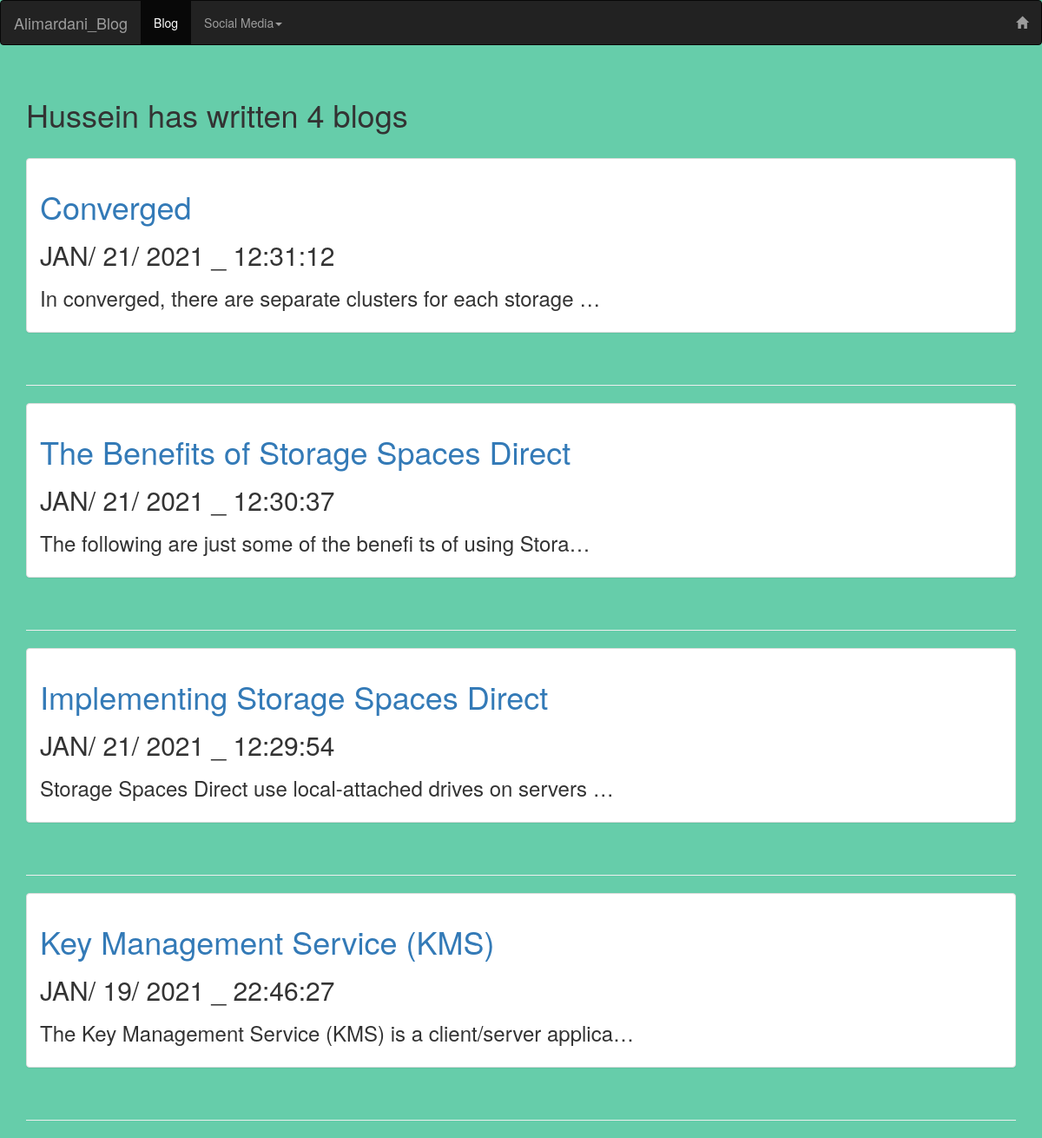
Screenshot of /blog/ with the database file from the repository.
### blog/models.py (models this page shows, shortened)
class Blog(models.Model):
    title = models.CharField(max_length=100)
    date_time = models.DateTimeField()
    text = models.TextField()

### blog/views.py (the view)
# urls.py: path('', views.all_blogs, name='all'),
def all_blogs(request):
    blogs_all = Blog.objects.order_by('-date_time')
    return render(request, 'blog/home.html', {'blogs': blogs_all})

### blog/templates/blog/home.html (shortened to what this page needs)
{% load static %}
<!DOCTYPE html>
<html lang="en">
<head>
    <link rel="stylesheet" href="https://maxcdn.bootstrapcdn.com/bootstrap/3.4.1/css/bootstrap.min.css">
</head>
<body>
    <nav class="navbar navbar-inverse">
        <div class="container-fluid">
            <div class="navbar-header">
                <a class="navbar-brand" href="#">Alimardani_Blog</a>
            </div>
            <ul class="nav navbar-nav">
                <li class="active"><a href="#">Blog</a></li>
                <li class="dropdown"><a class="dropdown-toggle" data-toggle="dropdown" href="#">Social Media<span
                            class="caret"></span></a>
                </li>
            </ul>
            <ul class="nav navbar-nav navbar-right">
                <li><a href="{% url 'home' %}"><span class="glyphicon glyphicon-home"></span></a></li>
            </ul>
        </div>
    </nav>
    <br>
    <div class="container">
        <h1>Hussein has written {{ blogs.count }} blog{{ blogs.count|pluralize }}</h1>
        <br>
        {% for blog in blogs %}
        <div class="panel panel-default">
            <div class="panel-body">
                <a href="{% url 'blog:detail' blog.id %}">
                    <h1>{{ blog.title }}</h1>
                </a>
                <h2>{{ blog.date_time|date:'M/ d/ Y _ H:i:s'|upper }}</h2>
                <h3>{{ blog.text|striptags|truncatechars:60 }}</h3>
            </div>
        </div>
        <br>
        <hr>
        {% endfor %}
    </div>
</body>
</html>

### blog/templates/blog/home.html (style rules this page uses)
body { background: mediumaquamarine; }

### rows the page displays
Blog: title "Converged", date_time "JAN/ 21/ 2021 _ 12:31:12", text "In converged, there are separate clusters for each storage …"
Blog: title "The Benefits of Storage Spaces Direct", date_time "JAN/ 21/ 2021 _ 12:30:37", text "The following are just some of the benefi ts of using Stora…"
Blog: title "Implementing Storage Spaces Direct", date_time "JAN/ 21/ 2021 _ 12:29:54", text "Storage Spaces Direct use local-attached drives on servers …"
Blog: title "Key Management Service (KMS)", date_time "JAN/ 19/ 2021 _ 22:46:27", text "The Key Management Service (KMS) is a client/server applica…"

### other values shown
{{ blogs.count }} "4"
